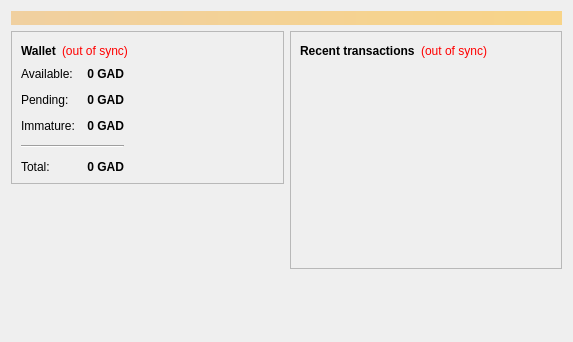
<?xml version="1.0" encoding="UTF-8"?>
<ui version="4.0">
 <class>OverviewPage</class>
 <widget class="QWidget" name="OverviewPage">
  <property name="geometry">
   <rect>
    <x>0</x>
    <y>0</y>
    <width>573</width>
    <height>342</height>
   </rect>
  </property>
  <property name="windowTitle">
   <string>Form</string>
  </property>
  <layout class="QVBoxLayout" name="topLayout">
   <item>
    <widget class="QLabel" name="labelAlerts">
     <property name="visible">
      <bool>false</bool>
     </property>
     <property name="styleSheet">
      <string notr="true">background-color: qlineargradient(x1: 0, y1: 0, x2: 1, y2: 0, stop:0 #F0D0A0, stop:1 #F8D488); color:#000000;</string>
     </property>
     <property name="wordWrap">
      <bool>true</bool>
     </property>
     <property name="margin">
      <number>3</number>
     </property>
    </widget>
   </item>
   <item>
    <layout class="QHBoxLayout" name="horizontalLayout" stretch="1,1">
     <item>
      <layout class="QVBoxLayout" name="verticalLayout_2">
       <item>
        <widget class="QFrame" name="frame">
         <property name="frameShape">
          <enum>QFrame::StyledPanel</enum>
         </property>
         <property name="frameShadow">
          <enum>QFrame::Raised</enum>
         </property>
         <layout class="QVBoxLayout" name="verticalLayout_4">
          <item>
           <layout class="QHBoxLayout" name="horizontalLayout_4">
            <item>
             <widget class="QLabel" name="label_5">
              <property name="font">
               <font>
                <weight>75</weight>
                <bold>true</bold>
               </font>
              </property>
              <property name="text">
               <string>Wallet</string>
              </property>
             </widget>
            </item>
            <item>
             <widget class="QLabel" name="labelWalletStatus">
              <property name="toolTip">
               <string>The displayed information may be out of date. Your wallet automatically synchronizes with the Gadsdencoin network after a connection is established, but this process has not completed yet.</string>
              </property>
              <property name="styleSheet">
               <string notr="true">QLabel { color: red; }</string>
              </property>
              <property name="text">
               <string notr="true">(out of sync)</string>
              </property>
              <property name="alignment">
               <set>Qt::AlignLeading|Qt::AlignLeft|Qt::AlignVCenter</set>
              </property>
             </widget>
            </item>
            <item>
             <spacer name="horizontalSpacer_2">
              <property name="orientation">
               <enum>Qt::Horizontal</enum>
              </property>
              <property name="sizeHint" stdset="0">
               <size>
                <width>40</width>
                <height>20</height>
               </size>
              </property>
             </spacer>
            </item>
           </layout>
          </item>
          <item>
          <layout class="QHBoxLayout" name="horizontalLayout_3">
           <item>
           <layout class="QFormLayout" name="formLayout_2">
            <property name="fieldGrowthPolicy">
             <enum>QFormLayout::AllNonFixedFieldsGrow</enum>
            </property>
            <property name="horizontalSpacing">
             <number>12</number>
            </property>
            <property name="verticalSpacing">
             <number>12</number>
            </property>
            <item row="0" column="0">
             <widget class="QLabel" name="label">
              <property name="text">
               <string>Available:</string>
              </property>
             </widget>
            </item>
            <item row="0" column="1">
             <widget class="QLabel" name="labelBalance">
              <property name="font">
               <font>
                <weight>75</weight>
                <bold>true</bold>
               </font>
              </property>
              <property name="cursor">
               <cursorShape>IBeamCursor</cursorShape>
              </property>
              <property name="toolTip">
               <string>Your current spendable balance</string>
              </property>
              <property name="text">
               <string notr="true">0 GAD</string>
              </property>
              <property name="alignment">
               <set>Qt::AlignRight|Qt::AlignTrailing|Qt::AlignVCenter</set>
              </property>
              <property name="textInteractionFlags">
               <set>Qt::LinksAccessibleByMouse|Qt::TextSelectableByKeyboard|Qt::TextSelectableByMouse</set>
              </property>
             </widget>
            </item>
            <item row="1" column="0">
             <widget class="QLabel" name="label_3">
              <property name="text">
               <string>Pending:</string>
              </property>
             </widget>
            </item>
            <item row="1" column="1">
             <widget class="QLabel" name="labelUnconfirmed">
              <property name="font">
               <font>
                <weight>75</weight>
                <bold>true</bold>
               </font>
              </property>
              <property name="cursor">
               <cursorShape>IBeamCursor</cursorShape>
              </property>
              <property name="toolTip">
               <string>Total of transactions that have yet to be confirmed, and do not yet count toward the spendable balance</string>
              </property>
              <property name="text">
               <string notr="true">0 GAD</string>
              </property>
              <property name="alignment">
               <set>Qt::AlignRight|Qt::AlignTrailing|Qt::AlignVCenter</set>
              </property>
              <property name="textInteractionFlags">
               <set>Qt::LinksAccessibleByMouse|Qt::TextSelectableByKeyboard|Qt::TextSelectableByMouse</set>
              </property>
             </widget>
            </item>
            <item row="2" column="0">
             <widget class="QLabel" name="labelImmatureText">
              <property name="text">
               <string>Immature:</string>
              </property>
             </widget>
            </item>
            <item row="2" column="1">
             <widget class="QLabel" name="labelImmature">
              <property name="font">
               <font>
                <weight>75</weight>
                <bold>true</bold>
               </font>
              </property>
              <property name="toolTip">
               <string>Mined balance that has not yet matured</string>
              </property>
              <property name="text">
               <string notr="true">0 GAD</string>
              </property>
              <property name="alignment">
               <set>Qt::AlignRight|Qt::AlignTrailing|Qt::AlignVCenter</set>
              </property>
              <property name="textInteractionFlags">
               <set>Qt::LinksAccessibleByMouse|Qt::TextSelectableByKeyboard|Qt::TextSelectableByMouse</set>
              </property>
             </widget>
            </item>
            <item row="4" column="0">
             <widget class="QLabel" name="labelTotalText">
              <property name="text">
               <string>Total:</string>
              </property>
             </widget>
            </item>
            <item row="4" column="1">
             <widget class="QLabel" name="labelTotal">
              <property name="font">
               <font>
                <weight>75</weight>
                <bold>true</bold>
               </font>
              </property>
              <property name="cursor">
               <cursorShape>IBeamCursor</cursorShape>
              </property>
              <property name="toolTip">
               <string>Your current total balance</string>
              </property>
              <property name="text">
               <string notr="true">0 GAD</string>
              </property>
              <property name="alignment">
               <set>Qt::AlignRight|Qt::AlignTrailing|Qt::AlignVCenter</set>
              </property>
              <property name="textInteractionFlags">
               <set>Qt::LinksAccessibleByMouse|Qt::TextSelectableByKeyboard|Qt::TextSelectableByMouse</set>
              </property>
             </widget>
            </item>
            <item row="3" column="0" colspan="2">
             <widget class="Line" name="line">
              <property name="orientation">
               <enum>Qt::Horizontal</enum>
              </property>
             </widget>
            </item>
           </layout>
          </item>
            <item>
             <spacer name="horizontalSpacer_3">
              <property name="orientation">
               <enum>Qt::Horizontal</enum>
              </property>
              <property name="sizeHint" stdset="0">
               <size>
                <width>40</width>
                <height>20</height>
               </size>
              </property>
             </spacer>
            </item>
           </layout>
          </item>
         </layout>
        </widget>
       </item>
       <item>
        <spacer name="verticalSpacer">
         <property name="orientation">
          <enum>Qt::Vertical</enum>
         </property>
         <property name="sizeHint" stdset="0">
          <size>
           <width>20</width>
           <height>40</height>
          </size>
         </property>
        </spacer>
       </item>
      </layout>
     </item>
     <item>
      <layout class="QVBoxLayout" name="verticalLayout_3">
       <item>
        <widget class="QFrame" name="frame_2">
         <property name="frameShape">
          <enum>QFrame::StyledPanel</enum>
         </property>
         <property name="frameShadow">
          <enum>QFrame::Raised</enum>
         </property>
         <layout class="QVBoxLayout" name="verticalLayout">
          <item>
           <layout class="QHBoxLayout" name="horizontalLayout_2">
            <item>
             <widget class="QLabel" name="label_4">
              <property name="text">
               <string>&lt;b&gt;Recent transactions&lt;/b&gt;</string>
              </property>
             </widget>
            </item>
            <item>
             <widget class="QLabel" name="labelTransactionsStatus">
              <property name="toolTip">
               <string>The displayed information may be out of date. Your wallet automatically synchronizes with the Gadsdencoin network after a connection is established, but this process has not completed yet.</string>
              </property>
              <property name="styleSheet">
               <string notr="true">QLabel { color: red; }</string>
              </property>
              <property name="text">
               <string notr="true">(out of sync)</string>
              </property>
              <property name="alignment">
               <set>Qt::AlignRight|Qt::AlignTrailing|Qt::AlignVCenter</set>
              </property>
             </widget>
            </item>
            <item>
             <spacer name="horizontalSpacer">
              <property name="orientation">
               <enum>Qt::Horizontal</enum>
              </property>
              <property name="sizeHint" stdset="0">
               <size>
                <width>40</width>
                <height>20</height>
               </size>
              </property>
             </spacer>
            </item>
           </layout>
          </item>
          <item>
           <widget class="QListView" name="listTransactions">
            <property name="styleSheet">
             <string notr="true">QListView { background: transparent; }</string>
            </property>
            <property name="frameShape">
             <enum>QFrame::NoFrame</enum>
            </property>
            <property name="verticalScrollBarPolicy">
             <enum>Qt::ScrollBarAlwaysOff</enum>
            </property>
            <property name="horizontalScrollBarPolicy">
             <enum>Qt::ScrollBarAlwaysOff</enum>
            </property>
            <property name="selectionMode">
             <enum>QAbstractItemView::NoSelection</enum>
            </property>
           </widget>
          </item>
         </layout>
        </widget>
       </item>
       <item>
        <spacer name="verticalSpacer_2">
         <property name="orientation">
          <enum>Qt::Vertical</enum>
         </property>
         <property name="sizeHint" stdset="0">
          <size>
           <width>20</width>
           <height>40</height>
          </size>
         </property>
        </spacer>
       </item>
      </layout>
     </item>
    </layout>
   </item>
  </layout>
 </widget>
 <resources/>
 <connections/>
</ui>
